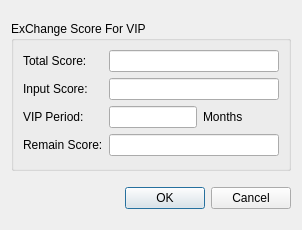
<?xml version="1.0" encoding="UTF-8"?>
<ui version="4.0">
 <class>ScoreToVipDialog</class>
 <widget class="QDialog" name="ScoreToVipDialog">
  <property name="geometry">
   <rect>
    <x>0</x>
    <y>0</y>
    <width>302</width>
    <height>230</height>
   </rect>
  </property>
  <property name="windowTitle">
   <string>Use Score to Change VIP</string>
  </property>
  <layout class="QVBoxLayout" name="verticalLayout">
   <item>
    <widget class="QGroupBox" name="groupBox">
     <property name="minimumSize">
      <size>
       <width>0</width>
       <height>150</height>
      </size>
     </property>
     <property name="maximumSize">
      <size>
       <width>500</width>
       <height>150</height>
      </size>
     </property>
     <property name="title">
      <string>ExChange Score For VIP</string>
     </property>
     <property name="alignment">
      <set>Qt::AlignLeading|Qt::AlignLeft|Qt::AlignTop</set>
     </property>
     <layout class="QGridLayout" name="gridLayout_2">
      <item row="0" column="1" colspan="2">
       <widget class="QLineEdit" name="totalscore">
        <property name="toolTip">
         <string/>
        </property>
        <property name="maxLength">
         <number>10</number>
        </property>
        <property name="echoMode">
         <enum>QLineEdit::Normal</enum>
        </property>
       </widget>
      </item>
      <item row="0" column="0">
       <widget class="QLabel" name="label">
        <property name="text">
         <string>Total Score:</string>
        </property>
       </widget>
      </item>
      <item row="1" column="0">
       <widget class="QLabel" name="label_2">
        <property name="text">
         <string>Input Score: </string>
        </property>
       </widget>
      </item>
      <item row="2" column="0">
       <widget class="QLabel" name="label_3">
        <property name="text">
         <string>VIP Period:</string>
        </property>
       </widget>
      </item>
      <item row="2" column="1">
       <widget class="QLineEdit" name="numofmonth">
        <property name="maxLength">
         <number>10</number>
        </property>
        <property name="echoMode">
         <enum>QLineEdit::Normal</enum>
        </property>
       </widget>
      </item>
      <item row="1" column="1" colspan="2">
       <widget class="QLineEdit" name="inputscore">
        <property name="maxLength">
         <number>10</number>
        </property>
        <property name="echoMode">
         <enum>QLineEdit::Normal</enum>
        </property>
       </widget>
      </item>
      <item row="2" column="2">
       <widget class="QLabel" name="label_4">
        <property name="text">
         <string>Months           </string>
        </property>
       </widget>
      </item>
      <item row="3" column="0">
       <widget class="QLabel" name="label_5">
        <property name="text">
         <string>Remain Score:</string>
        </property>
       </widget>
      </item>
      <item row="3" column="1" colspan="2">
       <widget class="QLineEdit" name="remainscore"/>
      </item>
     </layout>
    </widget>
   </item>
   <item>
    <widget class="QDialogButtonBox" name="buttonBox">
     <property name="standardButtons">
      <set>QDialogButtonBox::Cancel|QDialogButtonBox::Ok</set>
     </property>
    </widget>
   </item>
  </layout>
 </widget>
 <resources/>
 <connections/>
</ui>
